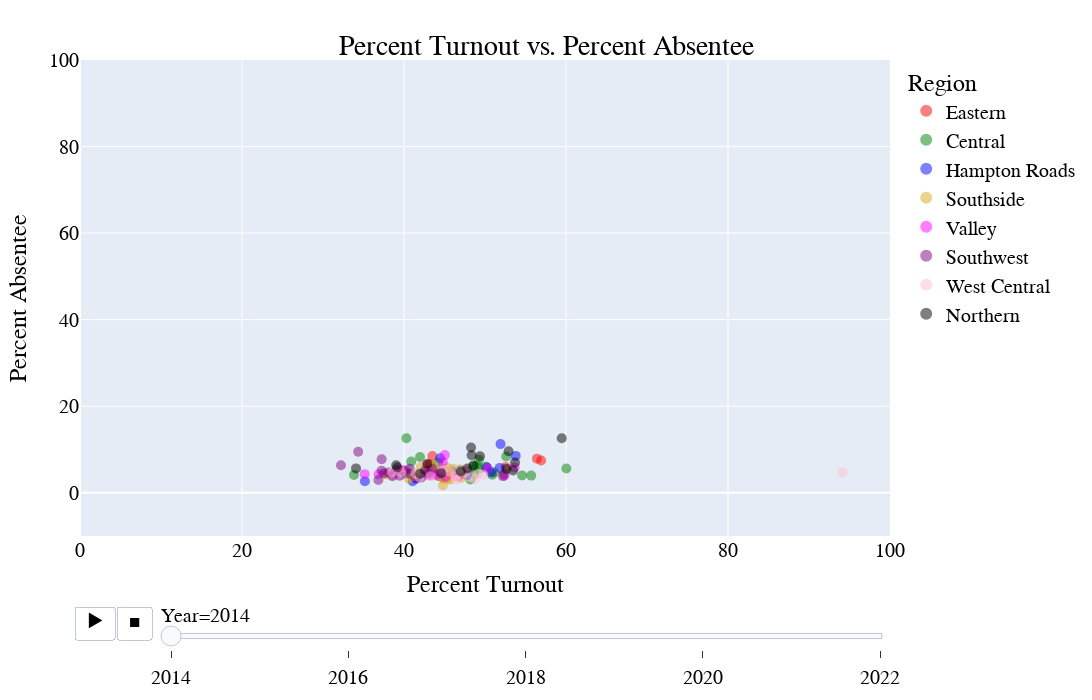

The notebook cell saved with this chart:
### Code cell
fig = px.scatter(election_data, x='pct_turnout', y='pct_absentee',
                 size = "TotalRegisteredVoters",
                 size_max= 50,
                 color = 'region',
                 hover_name="locality",
                 labels = {'locality':'Locality','pct_turnout':'Percent Turnout', 'pct_absentee':'Percent Absentee',
                           'TotalRegisteredVoters': 'Total Registered Voters','year':'Year','region':'Region'},
                 hover_data = {'locality':False,'region':False,'year':False,'TotalRegisteredVoters':True,
                              'pct_turnout':':.2f','pct_absentee':':.0f'},
                 animation_frame='year',
                 color_discrete_sequence=["red", "green", "blue", "goldenrod", "magenta","purple","pink","black"],
                 height = 700, width = 1100
               )

fig.update_layout(
    title={
        'text': "Percent Turnout vs. Percent Absentee",
        'y':0.95,
        'x':0.5,
        'xanchor': 'center',
        'yanchor': 'top'},
    font={
        'family':"arial",
        'size':20,
        'color':"Black",
        }
)

fig.update_traces(marker = {'size':10,'opacity':0.5})
fig.update_xaxes(range=[0, 100])
fig.update_yaxes(range=[-10, 100])
fig.write_html('bubble.html')
fig.write_image('bubble.png')
fig.show()

### Figure 1 — Plotly figure (JSON) as saved in the notebook; plotly's stock layout.template omitted (floating-point values rounded to 4 significant figures)
{"data": [{"customdata": [["ACCOMACK COUNTY", "Eastern", 2014, 23578], ["NORTHUMBERLAND COUNTY", "Eastern", 2014, 9504], ["NORTHAMPTON COUNTY", "Eastern", 2014, 8886], ["MIDDLESEX COUNTY", "Eastern", 2014, 7775], ["WESTMORELAND COUNTY", "Eastern", 2014, 11841], ["RICHMOND COUNTY", "Eastern", 2014, 4923], ["LANCASTER COUNTY", "Eastern", 2014, 8628], ["KING & QUEEN COUNTY", "Eastern", 2014, 4805], ["ESSEX COUNTY", "Eastern", 2014, 7505]], "hovertemplate": "<b>%{hovertext}</b><br><br>Percent Turnout=%{x:.2f}<br>Percent Absentee=%{y:.0f}<br>Total Registered Voters=%{customdata[3]}<extra></extra>", "hovertext": ["ACCOMACK COUNTY", "NORTHUMBERLAND COUNTY", "NORTHAMPTON COUNTY", "MIDDLESEX COUNTY", "WESTMORELAND COUNTY", "RICHMOND COUNTY", "LANCASTER COUNTY", "KING & QUEEN COUNTY", "ESSEX COUNTY"], "legendgroup": "Eastern", "marker": {"color": "red", "opacity": 0.5, "size": 10, "sizemode": "area", "sizeref": 315.2, "symbol": "circle"}, "mode": "markers", "name": "Eastern", "orientation": "v", "showlegend": true, "type": "scatter", "x": [45.21, 56.94, 43.23, 52.55, 43.51, 44.89, 56.42, 47.54, 42.85], "xaxis": "x", "y": [4.777, 7.43, 6.513, 5.942, 8.472, 3.486, 7.877, 4.966, 6.424], "yaxis": "y"}, {"customdata": [["POWHATAN COUNTY", "Central", 2014, 19341], ["PETERSBURG CITY", "Central", 2014, 21473], ["ORANGE COUNTY", "Central", 2014, 22492], ["NEW KENT COUNTY", "Central", 2014, 13722], ["NELSON COUNTY", "Central", 2014, 10799], ["MADISON COUNTY", "Central", 2014, 8838], ["LOUISA COUNTY", "Central", 2014, 22046], ["RICHMOND CITY", "Central", 2014, 149693], ["PRINCE GEORGE COUNTY", "Central", 2014, 23892], ["COLONIAL HEIGHTS CITY", "Central", 2014, 12013], ["CHESTERFIELD COUNTY", "Central", 2014, 223348], ["CHARLOTTESVILLE CITY", "Central", 2014, 32273], ["CHARLES CITY COUNTY", "Central", 2014, 5316], ["CAROLINE COUNTY", "Central", 2014, 18825], ["AMELIA COUNTY", "Central", 2014, 8781], ["KING WILLIAM COUNTY", "Central", 2014, 11188], ["ALBEMARLE COUNTY", "Central", 2014, 71889], ["HOPEWELL CITY", "Central", 2014, 13580], ["HENRICO COUNTY", "Central", 2014, 207109], ["HANOVER COUNTY", "Central", 2014, 72143], ["GREENE COUNTY", "Central", 2014, 12322], ["GOOCHLAND COUNTY", "Central", 2014, 16134], ["DINWIDDIE COUNTY", "Central", 2014, 23031], ["FLUVANNA COUNTY", "Central", 2014, 16882]], "hovertemplate": "<b>%{hovertext}</b><br><br>Percent Turnout=%{x:.2f}<br>Percent Absentee=%{y:.0f}<br>Total Registered Voters=%{customdata[3]}<extra></extra>", "hovertext": ["POWHATAN COUNTY", "PETERSBURG CITY", "ORANGE COUNTY", "NEW KENT COUNTY", "NELSON COUNTY", "MADISON COUNTY", "LOUISA COUNTY", "RICHMOND CITY", "PRINCE GEORGE COUNTY", "COLONIAL HEIGHTS CITY", "CHESTERFIELD COUNTY", "CHARLOTTESVILLE CITY", "CHARLES CITY COUNTY", "CAROLINE COUNTY", "AMELIA COUNTY", "KING WILLIAM COUNTY", "ALBEMARLE COUNTY", "HOPEWELL CITY", "HENRICO COUNTY", "HANOVER COUNTY", "GREENE COUNTY", "GOOCHLAND COUNTY", "DINWIDDIE COUNTY", "FLUVANNA COUNTY"], "legendgroup": "Central", "marker": {"color": "green", "opacity": 0.5, "size": 10, "sizemode": "area", "sizeref": 315.2, "symbol": "circle"}, "mode": "markers", "name": "Central", "orientation": "v", "showlegend": true, "type": "scatter", "x": [52.35, 40.3, 46.95, 54.58, 51.09, 49.29, 49.0, 38.55, 42.5, 41.97, 48.7, 40.89, 49.25, 43.65, 48.59, 48.17, 50.12, 40.29, 50.89, 55.71, 44.25, 60.04, 33.83, 52.61], "xaxis": "x", "y": [4.28, 12.58, 5.288, 3.994, 4.706, 5.57, 6.321, 3.812, 4.478, 8.256, 4.342, 7.211, 7.637, 4.542, 6.007, 3.046, 6.032, 5.003, 4.167, 3.958, 6.943, 5.614, 4.116, 8.369], "yaxis": "y"}, {"customdata": [["PORTSMOUTH CITY", "Hampton Roads", 2014, 62174], ["POQUOSON CITY", "Hampton Roads", 2014, 8749], ["NORFOLK CITY", "Hampton Roads", 2014, 115939], ["NEWPORT NEWS CITY", "Hampton Roads", 2014, 123257], ["MATHEWS COUNTY", "Hampton Roads", 2014, 6913], ["YORK COUNTY", "Hampton Roads", 2014, 44991], ["WILLIAMSBURG CITY", "Hampton Roads", 2014, 10817], ["VIRGINIA BEACH CITY", "Hampton Roads", 2014, 290090], ["SURRY COUNTY", "Hampton Roads", 2014, 5451], ["SUFFOLK CITY", "Hampton Roads", 2014, 57366], ["CHESAPEAKE CITY", "Hampton Roads", 2014, 149335], ["JAMES CITY COUNTY", "Hampton Roads", 2014, 53088], ["ISLE OF WIGHT COUNTY", "Hampton Roads", 2014, 26720], ["GLOUCESTER COUNTY", "Hampton Roads", 2014, 25889], ["HAMPTON CITY", "Hampton Roads", 2014, 97231]], "hovertemplate": "<b>%{hovertext}</b><br><br>Percent Turnout=%{x:.2f}<br>Percent Absentee=%{y:.0f}<br>Total Registered Voters=%{customdata[3]}<extra></extra>", "hovertext": ["PORTSMOUTH CITY", "POQUOSON CITY", "NORFOLK CITY", "NEWPORT NEWS CITY", "MATHEWS COUNTY", "YORK COUNTY", "WILLIAMSBURG CITY", "VIRGINIA BEACH CITY", "SURRY COUNTY", "SUFFOLK CITY", "CHESAPEAKE CITY", "JAMES CITY COUNTY", "ISLE OF WIGHT COUNTY", "GLOUCESTER COUNTY", "HAMPTON CITY"], "legendgroup": "Hampton Roads", "marker": {"color": "blue", "opacity": 0.5, "size": 10, "sizemode": "area", "sizeref": 315.2, "symbol": "circle"}, "mode": "markers", "name": "Hampton Roads", "orientation": "v", "showlegend": true, "type": "scatter", "x": [44.3, 51.81, 41.49, 35.17, 51.92, 50.74, 44.46, 40.21, 50.21, 45.95, 45.04, 53.79, 47.77, 45.02, 41.06], "xaxis": "x", "y": [3.877, 5.741, 3.255, 2.659, 11.24, 4.707, 7.961, 4.461, 5.801, 4.836, 3.617, 8.511, 4.066, 3.995, 2.674], "yaxis": "y"}, {"customdata": [["PITTSYLVANIA COUNTY", "Southside", 2014, 42120], ["PATRICK COUNTY", "Southside", 2014, 12070], ["NOTTOWAY COUNTY", "Southside", 2014, 9100], ["MECKLENBURG COUNTY", "Southside", 2014, 21733], ["MARTINSVILLE CITY", "Southside", 2014, 8841], ["LUNENBURG COUNTY", "Southside", 2014, 7854], ["PRINCE EDWARD COUNTY", "Southside", 2014, 13775], ["SUSSEX COUNTY", "Southside", 2014, 7095], ["SOUTHAMPTON COUNTY", "Southside", 2014, 12316], ["CHARLOTTE COUNTY", "Southside", 2014, 8286], ["CUMBERLAND COUNTY", "Southside", 2014, 6793], ["BUCKINGHAM COUNTY", "Southside", 2014, 10006], ["BRUNSWICK COUNTY", "Southside", 2014, 10900], ["DANVILLE CITY", "Southside", 2014, 26440], ["HENRY COUNTY", "Southside", 2014, 38192], ["HALIFAX COUNTY", "Southside", 2014, 23542], ["GREENSVILLE COUNTY", "Southside", 2014, 6626], ["EMPORIA CITY", "Southside", 2014, 3791], ["FRANKLIN CITY", "Southside", 2014, 5720]], "hovertemplate": "<b>%{hovertext}</b><br><br>Percent Turnout=%{x:.2f}<br>Percent Absentee=%{y:.0f}<br>Total Registered Voters=%{customdata[3]}<extra></extra>", "hovertext": ["PITTSYLVANIA COUNTY", "PATRICK COUNTY", "NOTTOWAY COUNTY", "MECKLENBURG COUNTY", "MARTINSVILLE CITY", "LUNENBURG COUNTY", "PRINCE EDWARD COUNTY", "SUSSEX COUNTY", "SOUTHAMPTON COUNTY", "CHARLOTTE COUNTY", "CUMBERLAND COUNTY", "BUCKINGHAM COUNTY", "BRUNSWICK COUNTY", "DANVILLE CITY", "HENRY COUNTY", "HALIFAX COUNTY", "GREENSVILLE COUNTY", "EMPORIA CITY", "FRANKLIN CITY"], "legendgroup": "Southside", "marker": {"color": "goldenrod", "opacity": 0.5, "size": 10, "sizemode": "area", "sizeref": 315.2, "symbol": "circle"}, "mode": "markers", "name": "Southside", "orientation": "v", "showlegend": true, "type": "scatter", "x": [45.56, 44.04, 45.36, 39.78, 45.34, 45.07, 40.96, 45.65, 44.8, 47.04, 44.87, 41.45, 43.69, 46.09, 37.84, 44.19, 45.5, 40.58, 42.06], "xaxis": "x", "y": [4.248, 4.877, 4.026, 4.987, 5.794, 3.548, 3.724, 3.029, 1.668, 3.424, 3.218, 4.25, 6.355, 5.496, 4.219, 3.819, 3.235, 3.235, 5.882], "yaxis": "y"}, {"customdata": [["PAGE COUNTY", "Valley", 2014, 15184], ["LEXINGTON CITY", "Valley", 2014, 3928], ["WINCHESTER CITY", "Valley", 2014, 15044], ["WAYNESBORO CITY", "Valley", 2014, 12225], ["STAUNTON CITY", "Valley", 2014, 15370], ["SHENANDOAH COUNTY", "Valley", 2014, 26971], ["ROCKINGHAM COUNTY", "Valley", 2014, 41670], ["ROCKBRIDGE COUNTY", "Valley", 2014, 13849], ["COVINGTON CITY", "Valley", 2014, 3698], ["BUENA VISTA CITY", "Valley", 2014, 3905], ["BATH COUNTY", "Valley", 2014, 3249], ["AUGUSTA COUNTY", "Valley", 2014, 45371], ["ALLEGHANY COUNTY", "Valley", 2014, 10312], ["HIGHLAND COUNTY", "Valley", 2014, 1745], ["HARRISONBURG CITY", "Valley", 2014, 25040], ["FREDERICK COUNTY", "Valley", 2014, 52906]], "hovertemplate": "<b>%{hovertext}</b><br><br>Percent Turnout=%{x:.2f}<br>Percent Absentee=%{y:.0f}<br>Total Registered Voters=%{customdata[3]}<extra></extra>", "hovertext": ["PAGE COUNTY", "LEXINGTON CITY", "WINCHESTER CITY", "WAYNESBORO CITY", "STAUNTON CITY", "SHENANDOAH COUNTY", "ROCKINGHAM COUNTY", "ROCKBRIDGE COUNTY", "COVINGTON CITY", "BUENA VISTA CITY", "BATH COUNTY", "AUGUSTA COUNTY", "ALLEGHANY COUNTY", "HIGHLAND COUNTY", "HARRISONBURG CITY", "FREDERICK COUNTY"], "legendgroup": "Valley", "marker": {"color": "magenta", "opacity": 0.5, "size": 10, "sizemode": "area", "sizeref": 315.2, "symbol": "circle"}, "mode": "markers", "name": "Valley", "orientation": "v", "showlegend": true, "type": "scatter", "x": [39.86, 45.04, 44.8, 43.43, 44.55, 44.1, 52.4, 50.31, 36.86, 35.15, 38.59, 46.61, 43.07, 53.67, 39.05, 45.15], "xaxis": "x", "y": [5.262, 8.69, 7.12, 3.969, 4.991, 4.222, 3.944, 5.675, 4.255, 4.294, 3.963, 3.721, 4.029, 5.857, 5.242, 3.659], "yaxis": "y"}, {"customdata": [["NORTON CITY", "Southwest", 2014, 2372], ["WYTHE COUNTY", "Southwest", 2014, 18601], ["WISE COUNTY", "Southwest", 2014, 23333], ["WASHINGTON COUNTY", "Southwest", 2014, 35328], ["TAZEWELL COUNTY", "Southwest", 2014, 19979], ["LEE COUNTY", "Southwest", 2014, 15422], ["SMYTH COUNTY", "Southwest", 2014, 19245], ["SCOTT COUNTY", "Southwest", 2014, 15391], ["RUSSELL COUNTY", "Southwest", 2014, 18386], ["CARROLL COUNTY", "Southwest", 2014, 18666], ["BRISTOL CITY", "Southwest", 2014, 11493], ["BLAND COUNTY", "Southwest", 2014, 4599], ["BUCHANAN COUNTY", "Southwest", 2014, 15856], ["DICKENSON COUNTY", "Southwest", 2014, 10862], ["GRAYSON COUNTY", "Southwest", 2014, 10436], ["GALAX CITY", "Southwest", 2014, 3720]], "hovertemplate": "<b>%{hovertext}</b><br><br>Percent Turnout=%{x:.2f}<br>Percent Absentee=%{y:.0f}<br>Total Registered Voters=%{customdata[3]}<extra></extra>", "hovertext": ["NORTON CITY", "WYTHE COUNTY", "WISE COUNTY", "WASHINGTON COUNTY", "TAZEWELL COUNTY", "LEE COUNTY", "SMYTH COUNTY", "SCOTT COUNTY", "RUSSELL COUNTY", "CARROLL COUNTY", "BRISTOL CITY", "BLAND COUNTY", "BUCHANAN COUNTY", "DICKENSON COUNTY", "GRAYSON COUNTY", "GALAX CITY"], "legendgroup": "Southwest", "marker": {"color": "purple", "opacity": 0.5, "size": 10, "sizemode": "area", "sizeref": 315.2, "symbol": "circle"}, "mode": "markers", "name": "Southwest", "orientation": "v", "showlegend": true, "type": "scatter", "x": [37.24, 41.45, 36.84, 42.96, 52.2, 42.6, 39.47, 37.53, 37.23, 40.77, 38.09, 42.16, 32.22, 34.35, 43.45, 40.7], "xaxis": "x", "y": [7.749, 3.462, 2.929, 4.426, 3.838, 5.118, 3.924, 4.424, 5.082, 4.381, 4.663, 3.531, 6.369, 9.456, 5.505, 5.543], "yaxis": "y"}, {"customdata": [["MONTGOMERY COUNTY", "West Central", 2014, 58927], ["LYNCHBURG CITY", "West Central", 2014, 53774], ["PULASKI COUNTY", "West Central", 2014, 21193], ["RADFORD CITY", "West Central", 2014, 7890], ["SALEM CITY", "West Central", 2014, 16674], ["ROANOKE COUNTY", "West Central", 2014, 66969], ["ROANOKE CITY", "West Central", 2014, 60972], ["CRAIG COUNTY", "West Central", 2014, 3518], ["CAMPBELL COUNTY", "West Central", 2014, 35790], ["BOTETOURT COUNTY", "West Central", 2014, 12413], ["BEDFORD COUNTY", "West Central", 2014, 52973], ["APPOMATTOX COUNTY", "West Central", 2014, 10328], ["AMHERST COUNTY", "West Central", 2014, 20112], ["GILES COUNTY", "West Central", 2014, 11228], ["FLOYD COUNTY", "West Central", 2014, 10426], ["FRANKLIN COUNTY", "West Central", 2014, 35287]], "hovertemplate": "<b>%{hovertext}</b><br><br>Percent Turnout=%{x:.2f}<br>Percent Absentee=%{y:.0f}<br>Total Registered Voters=%{customdata[3]}<extra></extra>", "hovertext": ["MONTGOMERY COUNTY", "LYNCHBURG CITY", "PULASKI COUNTY", "RADFORD CITY", "SALEM CITY", "ROANOKE COUNTY", "ROANOKE CITY", "CRAIG COUNTY", "CAMPBELL COUNTY", "BOTETOURT COUNTY", "BEDFORD COUNTY", "APPOMATTOX COUNTY", "AMHERST COUNTY", "GILES COUNTY", "FLOYD COUNTY", "FRANKLIN COUNTY"], "legendgroup": "West Central", "marker": {"color": "pink", "opacity": 0.5, "size": 10, "sizemode": "area", "sizeref": 315.2, "symbol": "circle"}, "mode": "markers", "name": "West Central", "orientation": "v", "showlegend": true, "type": "scatter", "x": [41.4, 43.27, 41.92, 38.51, 44.75, 49.1, 39.65, 48.76, 46.43, 94.14, 49.78, 48.03, 46.39, 45.64, 46.97, 47.57], "xaxis": "x", "y": [4.364, 3.82, 3.531, 4.699, 5.198, 4.337, 4.682, 3.125, 2.957, 4.677, 4.177, 3.608, 3.747, 4.84, 5.616, 4.695], "yaxis": "y"}, {"customdata": [["MANASSAS CITY", "Northern", 2014, 21654], ["LOUDOUN COUNTY", "Northern", 2014, 205444], ["PRINCE WILLIAM COUNTY", "Northern", 2014, 268188], ["WARREN COUNTY", "Northern", 2014, 24293], ["SPOTSYLVANIA COUNTY", "Northern", 2014, 104912], ["RAPPAHANNOCK COUNTY", "Northern", 2014, 5699], ["STAFFORD COUNTY", "Northern", 2014, 83075], ["KING GEORGE COUNTY", "Northern", 2014, 15289], ["CULPEPER COUNTY", "Northern", 2014, 23720], ["CLARKE COUNTY", "Northern", 2014, 10080], ["ARLINGTON COUNTY", "Northern", 2014, 161844], ["ALEXANDRIA CITY", "Northern", 2014, 89436], ["FAIRFAX COUNTY", "Northern", 2014, 668313], ["FALLS CHURCH CITY", "Northern", 2014, 9304], ["FAIRFAX CITY", "Northern", 2014, 15496], ["FREDERICKSBURG CITY", "Northern", 2014, 16129], ["FAUQUIER COUNTY", "Northern", 2014, 47265]], "hovertemplate": "<b>%{hovertext}</b><br><br>Percent Turnout=%{x:.2f}<br>Percent Absentee=%{y:.0f}<br>Total Registered Voters=%{customdata[3]}<extra></extra>", "hovertext": ["MANASSAS CITY", "LOUDOUN COUNTY", "PRINCE WILLIAM COUNTY", "WARREN COUNTY", "SPOTSYLVANIA COUNTY", "RAPPAHANNOCK COUNTY", "STAFFORD COUNTY", "KING GEORGE COUNTY", "CULPEPER COUNTY", "CLARKE COUNTY", "ARLINGTON COUNTY", "ALEXANDRIA CITY", "FAIRFAX COUNTY", "FALLS CHURCH CITY", "FAIRFAX CITY", "FREDERICKSBURG CITY", "FAUQUIER COUNTY"], "legendgroup": "Northern", "marker": {"color": "black", "opacity": 0.5, "size": 10, "sizemode": "area", "sizeref": 315.2, "symbol": "circle"}, "mode": "markers", "name": "Northern", "orientation": "v", "showlegend": true, "type": "scatter", "x": [42.89, 48.55, 39.04, 41.98, 34.08, 53.71, 44.59, 47.82, 53.47, 52.67, 48.28, 52.91, 48.34, 59.47, 49.39, 39.17, 47.01], "xaxis": "x", "y": [6.694, 6.314, 6.326, 4.389, 5.62, 6.971, 4.526, 5.598, 5.129, 5.503, 10.45, 9.595, 8.65, 12.58, 8.442, 5.845, 4.899], "yaxis": "y"}], "layout": {"font": {"color": "Black", "family": "arial", "size": 20}, "height": 700, "legend": {"itemsizing": "constant", "title": {"text": "Region"}, "tracegroupgap": 0}, "margin": {"t": 60}, "sliders": [{"active": 0, "currentvalue": {"prefix": "Year="}, "len": 0.9, "pad": {"b": 10, "t": 60}, "steps": [{"args": [["2014"], {"frame": {"duration": 0, "redraw": false}, "fromcurrent": true, "mode": "immediate", "transition": {"duration": 0, "easing": "linear"}}], "label": "2014", "method": "animate"}, {"args": [["2016"], {"frame": {"duration": 0, "redraw": false}, "fromcurrent": true, "mode": "immediate", "transition": {"duration": 0, "easing": "linear"}}], "label": "2016", "method": "animate"}, {"args": [["2018"], {"frame": {"duration": 0, "redraw": false}, "fromcurrent": true, "mode": "immediate", "transition": {"duration": 0, "easing": "linear"}}], "label": "2018", "method": "animate"}, {"args": [["2020"], {"frame": {"duration": 0, "redraw": false}, "fromcurrent": true, "mode": "immediate", "transition": {"duration": 0, "easing": "linear"}}], "label": "2020", "method": "animate"}, {"args": [["2022"], {"frame": {"duration": 0, "redraw": false}, "fromcurrent": true, "mode": "immediate", "transition": {"duration": 0, "easing": "linear"}}], "label": "2022", "method": "animate"}], "x": 0.1, "xanchor": "left", "y": 0, "yanchor": "top"}], "title": {"text": "Percent Turnout vs. Percent Absentee", "x": 0.5, "xanchor": "center", "y": 0.95, "yanchor": "top"}, "updatemenus": [{"buttons": [{"args": [null, {"frame": {"duration": 500, "redraw": false}, "fromcurrent": true, "mode": "immediate", "transition": {"duration": 500, "easing": "linear"}}], "label": "&#9654;", "method": "animate"}, {"args": [[null], {"frame": {"duration": 0, "redraw": false}, "fromcurrent": true, "mode": "immediate", "transition": {"duration": 0, "easing": "linear"}}], "label": "&#9724;", "method": "animate"}], "direction": "left", "pad": {"r": 10, "t": 70}, "showactive": false, "type": "buttons", "x": 0.1, "xanchor": "right", "y": 0, "yanchor": "top"}], "width": 1100, "xaxis": {"anchor": "y", "domain": [0, 1], "range": [0, 100], "title": {"text": "Percent Turnout"}}, "yaxis": {"anchor": "x", "domain": [0, 1], "range": [-10, 100], "title": {"text": "Percent Absentee"}}}}
